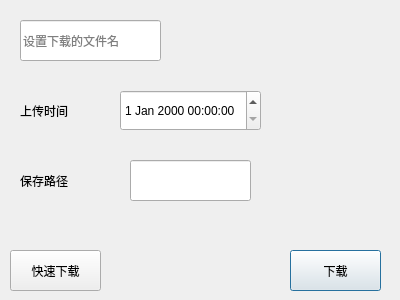
<?xml version="1.0" encoding="UTF-8"?>
<ui version="4.0">
 <class>DPull</class>
 <widget class="QDialog" name="DPull">
  <property name="geometry">
   <rect>
    <x>0</x>
    <y>0</y>
    <width>400</width>
    <height>300</height>
   </rect>
  </property>
  <property name="windowTitle">
   <string>Dialog</string>
  </property>
  <widget class="QDateTimeEdit" name="dateTimeEdit">
   <property name="geometry">
    <rect>
     <x>120</x>
     <y>90</y>
     <width>141</width>
     <height>41</height>
    </rect>
   </property>
  </widget>
  <widget class="QLineEdit" name="lineEdit">
   <property name="geometry">
    <rect>
     <x>20</x>
     <y>20</y>
     <width>141</width>
     <height>41</height>
    </rect>
   </property>
   <property name="placeholderText">
    <string>设置下载的文件名</string>
   </property>
  </widget>
  <widget class="QPushButton" name="dlBtn">
   <property name="geometry">
    <rect>
     <x>290</x>
     <y>250</y>
     <width>91</width>
     <height>41</height>
    </rect>
   </property>
   <property name="text">
    <string>下载</string>
   </property>
  </widget>
  <widget class="QLabel" name="label">
   <property name="geometry">
    <rect>
     <x>20</x>
     <y>90</y>
     <width>71</width>
     <height>41</height>
    </rect>
   </property>
   <property name="text">
    <string>上传时间</string>
   </property>
  </widget>
  <widget class="QPushButton" name="fastDlBtn">
   <property name="geometry">
    <rect>
     <x>10</x>
     <y>250</y>
     <width>91</width>
     <height>41</height>
    </rect>
   </property>
   <property name="text">
    <string>快速下载</string>
   </property>
  </widget>
  <widget class="QLineEdit" name="lineEdit_2">
   <property name="geometry">
    <rect>
     <x>130</x>
     <y>160</y>
     <width>121</width>
     <height>41</height>
    </rect>
   </property>
  </widget>
  <widget class="QLabel" name="label_2">
   <property name="geometry">
    <rect>
     <x>20</x>
     <y>160</y>
     <width>71</width>
     <height>41</height>
    </rect>
   </property>
   <property name="text">
    <string>保存路径</string>
   </property>
  </widget>
 </widget>
 <resources/>
 <connections/>
</ui>
